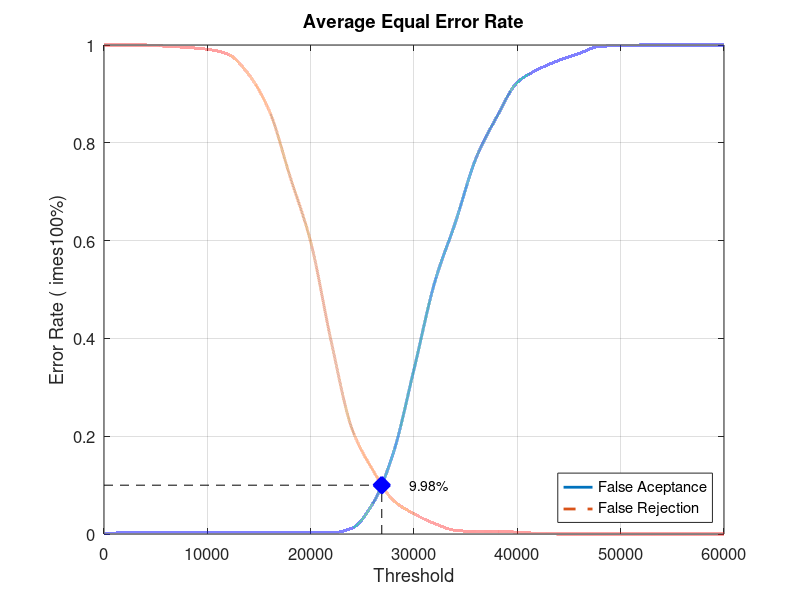
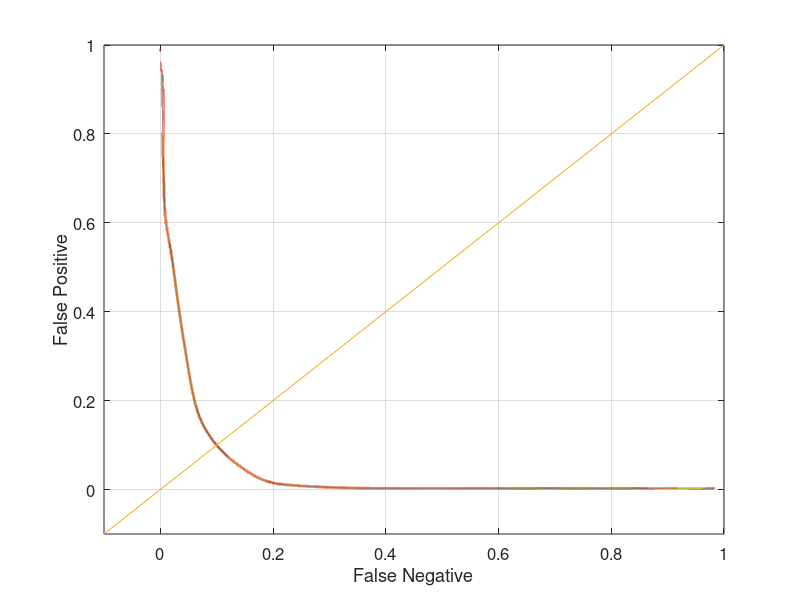

Source code (MATLAB) for these figures, in order:
close all;
clear;
clc;
x = 0:2000:60000;
xq = 0:0.5:60000;

y0 = [0 0.00263158 0.00263158 0.00263158 0.00263158 0.00263158 0.00263158 0.00263158 0.00263158 0.00263158 0.00263158 0.00263158 0.0118421 0.0618421 0.165789 0.336842 0.514474 0.636842 0.768421 0.852632 0.923684 0.95 0.968421 0.982895 0.997368 0.998684 1 1 1 1 1]
yy0 = interp1(x, y0, xq, 'pchip');
y1 = [1 1 1 0.9975 0.995 0.99125 0.98125 0.94 0.865 0.73125 0.5975 0.3925 0.215 0.13125 0.06875 0.04125 0.02125 0.0075 0.005 0.005 0.00375 0.00125 0 0 0 0 0 0 0 0 0]
yy1 = interp1(x, y1, xq, 'pchip');

% Calculating EER: 
y2 = abs(y0 - y1);
find(y2 == min(y2))
yy2 = abs(yy0 - yy1);
xEER = find(yy2 == min(yy2));
xEERIndex = xq(xEER) % X-axis EER
yEER = yy0(xEER) % Y-axis EER

main = figure
plot(xq, yy0,'-','LineWidth', 2);	hold on
plot(xq, yy1,'--','LineWidth', 2);	hold on
plot([xEERIndex xEERIndex], [0 yEER], 'k--');	hold on
plot([0 xEERIndex], [yEER yEER], 'k--');	hold on
plot(xEERIndex, yEER, 'bx', 'LineWidth', 10);	hold on
text(xEERIndex + 10 * xEERIndex / 100, yEER, [num2str(round((10000 * yEER)) / 100) '%'])
legend('False Aceptance', 'False Rejection', 'Location', 'SouthEast')
xlabel('Threshold')
ylabel('Error Rate (	imes100%)')
title('Average Equal Error Rate')
set(gca, 'FontSize', 12)
axis([0 60000 0 1])
grid on

print(main, 'Experiment1AverageMain', '-dpng');
FNRxFPR = figure('Color', [1 1 1]);
plot(yy1, yy0, '-', yy1, yy0, 'LineWidth', 2);
hold on
y = -0.1:0.1:1
plot(y, y); 
set(gca, 'FontSize', 12)
xlabel('False Negative')
ylabel('False Positive')
axis([-0.1 1 -0.1 1])
set(gca, 'FontSize', 12)
grid on

print(FNRxFPR, 'Experiment1AverageFNRxFPR','-dpng');
